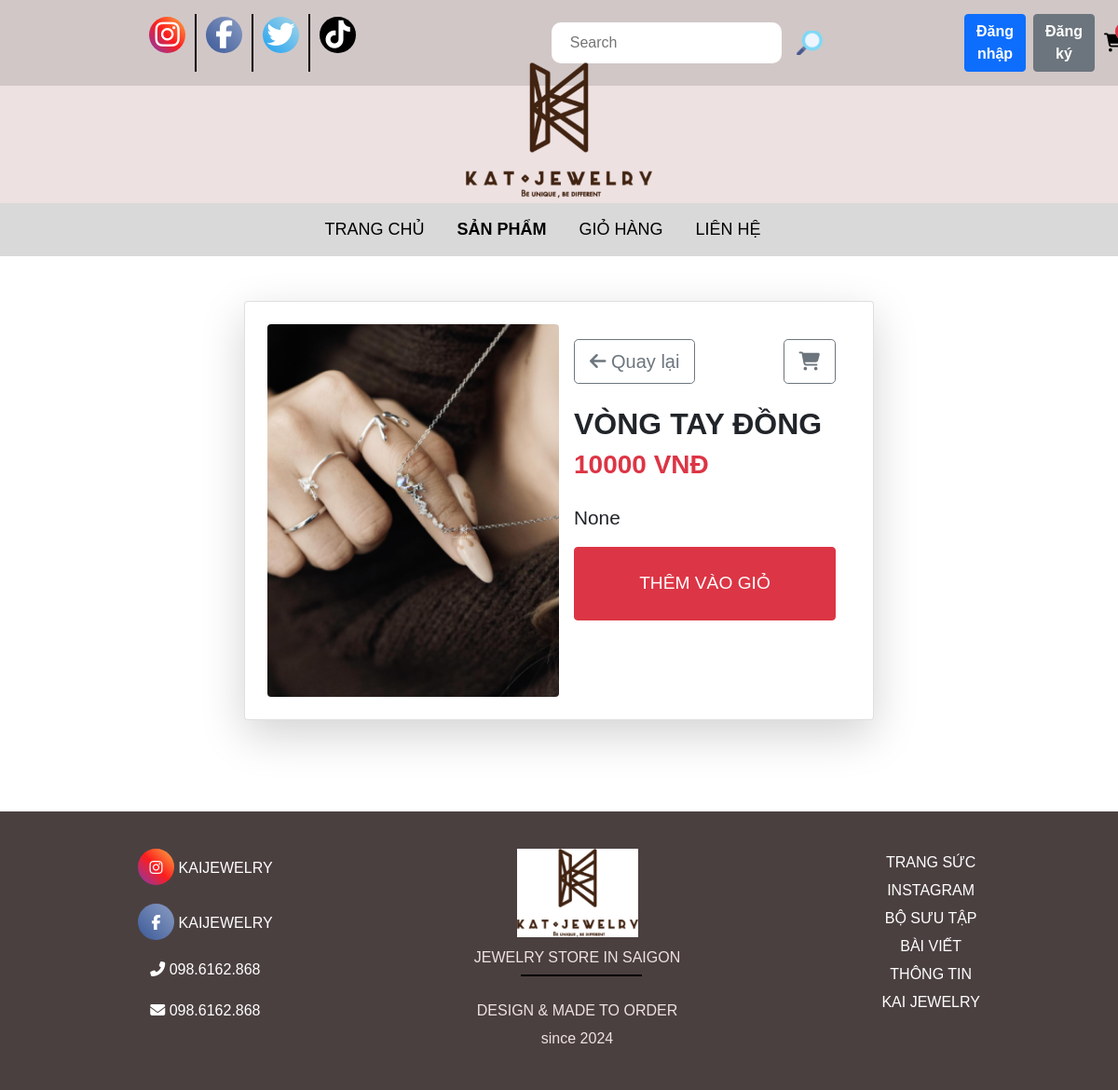
Screenshot of /detail/?id=3 with the database file from the repository.
### apps/models.py (models this page shows, shortened)
class Product(models.Model):
    category = models.ManyToManyField(Category, related_name='product')
    name = models.CharField(max_length=200, null=True)
    price = models.IntegerField()
    detail =models.TextField(null=True, blank = True)
    image = models.ImageField(null =True, blank = True)
    @property
    def ImageURL(self):
        try:
            url = self.image.url
        except:
            url = ''
        return url

### apps/views.py (the view)
# urls.py: path('detail/', views.detail, name='detail'),
def detail(request):
  if request.user.is_authenticated:
     customer = request.user
     order, created = Order.objects.get_or_create(customer = customer, complete = False)
     items = order.orderitem_set.all()
     cartItems = order.get_cart_items
     user_login = "show"
     user_not_login = "hidden"
  else:
     items = []
     order = {'get_cart_items' : 0 , 'get_cart_total':0}
     cartItems = order['get_cart_items']
     user_login = "hidden"
     user_not_login = "show"
  id =request.GET.get('id','')
  products =Product.objects.filter(id = id)
  context = {'items' :items,
             "order" : order,
             'user_login': user_login,
             'user_not_login':user_not_login,
             'cartItems':cartItems,
              'products':products
             }
  return render(request, 'detail.html', context)

### apps/templates/detail.html (shortened to what this page needs)
{%load static%}
<!DOCTYPE html>
<html lang="en">
  <head>
    <link rel="stylesheet" href="https://cdnjs.cloudflare.com/ajax/libs/font-awesome/6.7.2/css/all.min.css" />
    <link rel="stylesheet" href="{% static 'css/bootstrap.min.css' %}" />
    <link rel="stylesheet" href="{% static 'css/style.css' %}" />
    <link rel="stylesheet" href="{% static 'css/show_product.css' %}" />
  </head>
  <body>
    <div class="header">
      <div class="list-social">
        <div class="list__social inst">
          <a href=""><i class="fa-brands fa-instagram"></i></a>
        </div>
        <div class="list__social face">
          <a href=""><i class="fa-brands fa-facebook-f"></i></a>
        </div>
        <div class="list__social twit">
          <a href=""> <i class="fa-brands fa-twitter"></i></a>
        </div>
        <div class="list__social tikt">
          <a href=""><i class="fa-brands fa-tiktok"></i></a>
        </div>
      </div>
      <div class="support-bar">
        <form class="d-flex" role="search" method="POST" action="{%url 'search'%}">
          <input name="searched" placeholder="Search" class="search-input" />
          <button type="submit" class="btn btn-link p-0 border-0">
            <img src="{% static 'img/search.png' %}" alt="Search" class="img-fluid" />
          </button>
        </form>
        <div class="auth-container d-flex justify-content-between align-items-center">
          <div class="auth-buttons d-flex" style="visibility: {{ user_not_login }}">
            <a href="{%url 'login'%}"
              ><button class="btn btn-primary me-2"><b>Đăng nhập</b></button></a
            >
            <a href="{%url 'register'%}"
              ><button class="btn btn-secondary"><b>Đăng ký</b></button></a
            >
          </div>
        </div>
        <div class="form-inline my-2 my-lg-0 position-relative">
          <a id="cart-icon" href="{% url 'cart' %}" class="text-decoration-none">
            <i class="fa-solid fa-cart-shopping fa-lg"></i>
          </a>
          <span id="cart-total" class="position-absolute top-0 start-100 translate-middle badge rounded-pill bg-danger"> {{cartItems}} </span>
        </div>
      </div>
    </div>
    <div class="header-logo"><img src="{% static "img/logo.png" %}" alt="" /></div>
    <div class="hero">
      <div class="menu">
        <a href="{% url 'home' %}">
          <div class="menu-pages">TRANG CHỦ</div>
        </a>
        <a href="{% url 'product' %}">
          <div class="menu-pages menu-active">SẢN PHẨM</div>
        </a>
        <a href="{% url 'cart' %}">
          <div class="menu-pages">GIỎ HÀNG</div>
        </a>
        <a href="{% url 'contact' %}">
          <div class="menu-pages">LIÊN HỆ</div>
        </a>
      </div>
    </div>
    <div class="container-fluid mt-5 mb-5">
      <div class="row justify-content-center">
        {% for product in products %}
        <div class="col-lg-7 col-md-9 mb-5">
          <div class="card shadow-lg p-4">
            <div class="row g-0">
              <div class="col-md-6 text-center">
                <img class="img-fluid rounded" src="{{ product.ImageURL }}" alt="{{ product.name }}" style="max-width: 100%; height: 400px; object-fit: cover" />
              </div>
              <div class="col-md-6">
                <div class="card-body">
                  <div class="d-flex justify-content-between align-items-center mb-4">
                    <a href="{% url 'product' %}" class="btn btn-outline-secondary btn-lg"> <i class="fas fa-arrow-left"></i> Quay lại </a>
                    <a href="{% url 'cart' %}" class="btn btn-outline-secondary btn-lg">
                      <i class="fas fa-shopping-cart"></i>
                    </a>
                  </div>
                  <h2 class="card-title text-uppercase fw-bold">{{ product.name }}</h2>
                  <h3 class="text-danger fw-bold">{{ product.price }} VNĐ</h3>
                  <p class="card-text mt-4" style="font-size: 1.3rem">{{ product.detail }}</p>
                  <button data-product="{{ product.id }}" data-action="add" class="btn btn-danger text-uppercase w-100 py-4 update-cart" style="font-size: 1.2rem">Thêm vào giỏ</button>
                </div>
              </div>
            </div>
          </div>
        </div>
        {% endfor %}
      </div>
    </div>
    <div class="footer">
      <div class="footer-box">
        <a class="footer-box-left" href="">
          <i class="fa-brands fa-instagram"></i>
          <span>KAIJEWELRY</span>
        </a>
        <a class="footer-box-left" href="">
          <i class="fa-brands fa-facebook-f"></i>
          <span>KAIJEWELRY</span>
        </a>
        <a class="footer-box-left" href="">
          <i class="fa-solid fa-phone-flip"></i>
          <span>098.6162.868</span>
        </a>
        <a class="footer-box-left" href="">
          <i class="fa-solid fa-envelope"></i>
          <span>098.6162.868</span>
        </a>
      </div>
      <div class="footer-box">
        <div class="footer-box-icon"><img src="{% static 'img/logo.png' %}" alt="" /></div>
        <div class="footer-box-desc">JEWELRY STORE IN SAIGON</div>
        <div class="footer-desc">DESIGN & MADE TO ORDER</div>
        <div class="footer-desc">since 2024</div>
      </div>
      <div class="footer-box">
        <a href=""><div class="footer-desc">TRANG SỨC</div></a>
        <a href=""><div class="footer-desc">INSTAGRAM</div></a>
        <a href=""><div class="footer-desc">BỘ SƯU TẬP</div></a>
        <a href=""><div class="footer-desc">BÀI VIẾT</div></a>
        <a href=""><div class="footer-desc">THÔNG TIN</div></a>
        <a href=""><div class="footer-desc">KAI JEWELRY</div></a>
      </div>
    </div>
  </body>
</html>

### apps/static/css/style.css (style rules this page uses)
* { margin: 0; padding: 0; box-sizing: border-box; font-family: Arial, Helvetica, sans-serif; }
a { color: black; text-decoration: unset; }
.header { background: #d1c7c7; display: flex; justify-content: space-between; }
.list-social, .support-bar { display: flex; justify-content: space-between; padding: 15px 150px; min-width: 400px; }
.list__social:last-child { border-right: none; }
.list__social { border-right: 2px solid black; font-size: 30px; padding: 0 10px; }
.support-bar img { width: 30px; margin: 0 15px; }
.fa-brands { border-radius: 50%; display: inline-flex; justify-content: center; align-items: center; color: white; width: 39px; height: 39px; text-align: center; }
.fa-instagram { background: linear-gradient(45deg, #833ab4, #fd1d1d, #fcb045); }
.fa-facebook-f { background: linear-gradient(45deg, #3b5998, #8b9dc3); }
.fa-twitter { background: linear-gradient(45deg, #1da1f2, #a9d6e5); }
.fa-tiktok { background: linear-gradient(45deg, #000, #010101); }
.support-bar { display: flex; align-items: center; gap: 10px; }
.support-bar .search-input { padding: 10px 20px; outline: none; border: none; border-radius: 10px; }
#cart-icon { width: 50px; }
.header-logo { background: #eee1e1; text-align: center; padding: 5px; }
.header-logo img { margin-top: -30px; width: 200px; }
.menu { display: flex; justify-content: center; background: #d9d9d9; padding: 15px; }
.menu-pages { margin-right: 35px; font-size: 18px; }
.menu-active, .product-item-active { font-weight: bold; }
.footer { margin-top: 50px; display: flex; justify-content: space-around; background: #4b4040; color: #eee1e1; padding: 40px; }
.footer span, .footer a { color: #ffffff; }
.footer-box { margin: 0 30px; text-align: center; }
.footer-box:last-child { border: none; }
.footer-box:last-child::before { display: none; }
.footer-box-left { display: block; margin-bottom: 20px; }
.footer-box-icon img { width: 130px; background: white; margin-bottom: 10px; }
.footer-box-desc { position: relative; margin-bottom: 30px; }
.footer-box-desc::before { content: ""; position: absolute; top: 30px; left: 50px; width: 130px; height: 2px; background: #000; }
.footer-box .footer-desc { line-height: 30px; }

### rows the page displays
Product: ImageURL (picture), name "VÒNG TAY ĐỒNG", price "10000", detail "None"
